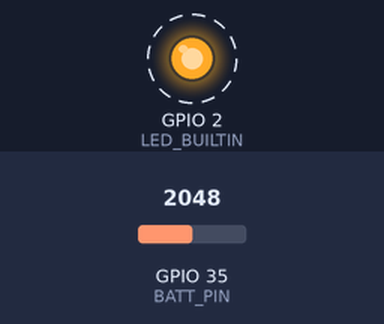
A sketch run on a simulated ESP32. Parts: output pins drawn as LEDs (lit = HIGH). Dashed ring = blinking. The inputs (shaded band) are chosen by the test bench; at power-on: GPIO 35 (BATT_PIN) = 2048. Storage starts empty; what the sketch prints to the serial monitor is not drawn.

Above: at 0.8 s.
1.3 s: GPIO 35 (BATT_PIN) set to 1984
4.3 s: GPIO 35 (BATT_PIN) set to 1875
Timing chart, 0 to 13.3 s (numbered marks = the images above; inputs shaded):
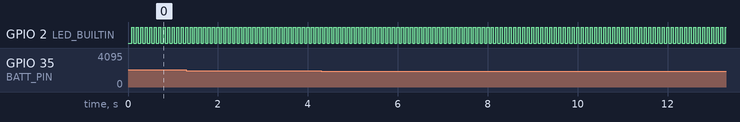

The sketch:

Test_Voltage_ULDO_Feather_SD.ino
```cpp
// -------------------------- Includes --------------------------

#define SERIAL_VERBOSE

//ESP32
#include <esp_system.h>
//#include <rom/rtc.h> // reset reason


//String Formatting
#include <string.h>
#include <stdio.h>

//SD card
#include <SPI.h>
#include <SD.h>

//LED
#include <Arduino.h>
#include <Ticker.h>

// Battery
#define BATT_VOLTAGE_DIVIDER_FACTOR   2       // [N/A]
#define LOW_BATTERY_THRESHOLD         3.1     // in [V]
#define BATT_PIN                      35      // To detect the Lipo battery remaining charge, GPIO35 on Adafruit ESP32 (35 on dev kit)

#define TIME_TO_SLEEP_MS               10 // in ms for the loop
// LOG+SD
#define PIN_CS_SD                   33     // Chip Select (ie CS/SS) for SPI for SD card

const uint8_t     LOG_PWR_PIN_1        = 25;    // To turn the geophone ON and OFF
const uint8_t     LOG_PWR_PIN_2        = 26;    // To turn the geophone ON and OFF

const char FORMAT_SEP               = ','; // Separator between the different files so that the data can be read/parsed by softwares
const uint16_t MAX_LINES_PER_FILES    = 125;  // Maximum number of lines that we want stored in 1 SD card file. It should be about ...min worth
uint16_t    cntLinesInFile        = 0;            // Written at the end of a file for check (36,000 < 65,535)
uint32_t    cntFile               = 0;            // Counter that counts the files written in the SD card this session (we don't include prvious files), included in the name of the file, can handle 0d to 99999d (need 17 bits)
String      fileName              = "";           // Name of the current opened file on the SD card
File        dataFile;                               // Only 1 file can be opened at a certain time, <KEEP GLOBAL>


uint32_t    cntAquisitions               = 0;

Ticker blinker;
float blinkerPace = 0.05;  //seconds

void blink() {
  digitalWrite(LED_BUILTIN, !digitalRead(LED_BUILTIN));
}

void      testSDCard          (void);
void      createNewFile       (void);
//void      logToSDCard         (void);
void      blinkAnError        (uint8_t errno);


void setup() {

#ifdef SERIAL_VERBOSE
  Serial.begin(115200);
  Serial.println("%%%%%%%%%%%%%%%%%%%%%%%%%%%%%%%%%%%%%%%%%%%%%%%%%%%%%%%%"); // Indicates a wakeup to the console
#endif


  // LED pins
  //--------------
  pinMode (LED_BUILTIN , OUTPUT);

    // Analog pins
  //--------------
  pinMode (BATT_PIN    , INPUT);

    // Initial pin state
  //-------------------
  digitalWrite(LED_BUILTIN, LOW);


  testSDCard(); // Because of blink an error
  // Create a new file
      createNewFile();

  //LED
  blinker.attach(blinkerPace, blink);


}

void loop()
{
  uint16_t rawBattValue = analogRead(BATT_PIN); //read the BATT_PIN pin value,   //12 bits (0 – 4095)
  float battVoltage     = rawBattValue * (3.30 / 4095.00) * BATT_VOLTAGE_DIVIDER_FACTOR; //convert the value to a true voltage

  cntAquisitions ++;

  #ifdef SERIAL_VERBOSE
    Serial.println("----------------------------------------");
    Serial.println("Estimating battery level");

    Serial.print("Raw ADC (0-4095): ");
    Serial.print(rawBattValue);
    Serial.println(" LSB");

    Serial.printf("Voltage: %f [V]\r\n", battVoltage);

    if (battVoltage < LOW_BATTERY_THRESHOLD) // check if the battery is low (i.e. below the threshold)
    {
      Serial.println("Warning: Low battery!");
    }
    else
    {
      Serial.println("Battery level OK");
    }
    #endif

  // Create a string for assembling the data to log
  //-----------------------------------------------
  String dataString  = "";

  // Save the results (acceleration is measured in ???)

    dataString += String(cntAquisitions);
    dataString += FORMAT_SEP;
    dataString += String(rawBattValue);
    dataString += FORMAT_SEP;
    dataString += String(battVoltage);


#ifdef SERIAL_VERBOSE
  Serial.println("Data going to SD card: ");
  Serial.println(dataString);
  Serial.flush();
#endif

  // Log data in the SD card
  //------------------------

  // Check if the file is available
  if (dataFile)
  {
    // We do it like this because of the "\r\n" not desired at the end of a file
    if (cntLinesInFile >= MAX_LINES_PER_FILES - 1) // Check if we have reached the max. number of lines per file
    {
      // Boost the frequency of the CPU to the MAX so that the writing takes less time
      // setCpuFrequencyMhz(MAX_CPU_FREQUENCY);
      // Write to the file w/out the "\r\n"
      dataFile.print(dataString);
      // Close the file
      dataFile.close();
      // Reset the line counter
      cntLinesInFile = 0;
      #ifdef SERIAL_VERBOSE
      Serial.println("Reached the max number of lines per file, starting a new one");
      #endif
      // Create a new file
      createNewFile();
    }
    else // wE ARE STILL UNDER THE LIMIT OF NUMBER OF LINES PER FILE
    {
      dataFile.println(dataString);
      cntLinesInFile++; // Increment the lines-in-current-file counter

      #ifdef SERIAL_VERBOSE
      Serial.println("Data have been written");
      Serial.print("Current number of lines: ");
      Serial.print(cntLinesInFile);
      Serial.print("/");
      Serial.println(MAX_LINES_PER_FILES);
      #endif
    }
  }
  // If the file isn't open, pop up an error
  else {
    #ifdef SERIAL_VERBOSE
    Serial.print("Error writting to the file: ");
    Serial.println(fileName);
    #endif
    fileName = "";        // Reset the filename
    cntLinesInFile = 0;   // Reset the lines-in-current-file counter
  }

  delay(TIME_TO_SLEEP_MS);

}


//******************************************************************************************
void blinkAnError(uint8_t errno) {  // Use an on-board LED (the red one close to the micro USB connector, left of the enclosure) to signal errors (RTC/SD)

  //errno argument tells how many blinks per period to do. Must be  strictly less than 10

  while(1) { // Infinite loop: stay here until power cycle
    uint8_t i;

    // This part is executed errno times, quick blink
    for (i=0; i<errno; i++) {
      digitalWrite(LED_BUILTIN, HIGH);
      delay(100);
      digitalWrite(LED_BUILTIN, LOW);
      delay(100);
    }


    // This part is executed (10 - errno) times, led off (waiting to reblink)
    for (i=errno; i<10; i++) {
      delay(200);
    }

    // Total time spent is: errno * (100 + 100) + (10 - errno) * 200 = 2000ms
  }
}

//******************************************************************************************
void testSDCard(void)
{
#ifdef SERIAL_VERBOSE
  Serial.print("Initializing SD card...");
#endif

  // Check if the card is present and can be initialized:
  if (!SD.begin(PIN_CS_SD)) {
    #ifdef SERIAL_VERBOSE
    Serial.println("Card failed, or not present");
    #endif
    blinkAnError(2);
  }

#ifdef SERIAL_VERBOSE
  Serial.println("Card initialized");
#endif

}

//******************************************************************************************
void createNewFile(void) {

  cntFile ++; // Increment the counter of files

  // To name the file we need to know the date : ask the GPS or the RTC

  fileName = "";                    // Reset the filename
  fileName += "/L-";                  // To tell it to put in the root folder, absolutely necessary

  char buffer[5];
  sprintf(buffer, "%05d", cntFile); // Making sure the file number is always printed with 5 digits
  //  Serial.println(buffer);
  fileName += String(buffer);

  fileName += ".txt"; // Add the file extension


  if (SD.exists(fileName))
  {
    #ifdef SERIAL_VERBOSE
    Serial.print("Looks like a file already exits on the SD card with that name: ");
    Serial.println(fileName);
    #endif
  }

  // Open the file. Note that only one file can be open at a time,
  // so you have to close this one before opening another.
#ifdef SERIAL_VERBOSE
  Serial.print("Creating the following file on the SD card: ");
  Serial.println(fileName);
#endif
  dataFile = SD.open(fileName, FILE_WRITE);

}
```

Measured:
- by itself, GPIO 2 (LED_BUILTIN): alternates HIGH for 0.05 s and LOW for 0.05 s
